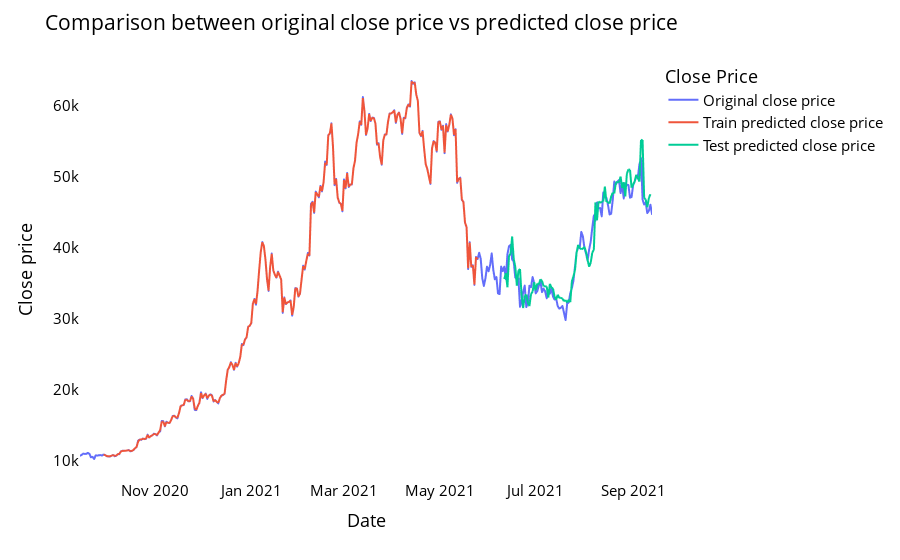

Write notebook code for a chart like this one.
### Code cell
# shift train predictions for plotting

look_back = time_step
trainPredictPlot = np.empty_like(closedf)
trainPredictPlot[:, :] = np.nan
trainPredictPlot[look_back : len(train_predict) + look_back, :] = train_predict
print('Train predicted data: ', trainPredictPlot.shape)

# shift test predictions for plotting
testPredictPlot = np.empty_like(closedf)
testPredictPlot[:, :] = np.nan
testPredictPlot[len(train_predict) + (look_back * 2) + 1 : len(closedf) - 1, :] = test_predict
print('Test predicted data: ', testPredictPlot.shape)

names = cycle(['Original close price', 'Train predicted close price', 'Test predicted close price'])

plotdf = pd.DataFrame({'date': close_stock['date'], 'original_close': close_stock['close'], 'train_predicted_close': trainPredictPlot.reshape(1, -1)[0].tolist(), 'test_predicted_close' : testPredictPlot.reshape(1, -1)[0].tolist()})

fig = px.line(plotdf, x = plotdf['date'], y = [plotdf['original_close'], plotdf['train_predicted_close'], plotdf['test_predicted_close']], labels = {'value': 'Close price', 'date': 'Date'})
fig.update_layout(title_text = 'Comparison between original close price vs predicted close price', plot_bgcolor = 'white', font_size = 15, font_color = 'black', legend_title_text = 'Close Price')
fig.for_each_trace(lambda t: t.update(name = next(names)))

fig.update_xaxes(showgrid = False)
fig.update_yaxes(showgrid = False)
fig.show()

### Figure 1 — Plotly figure (JSON) as saved in the notebook; plotly's stock layout.template omitted (floating-point values rounded to 4 significant figures; data arrays with more than 128 entries replaced by an {"elided": "..."} marker saying what was removed)
{"data": [{"hovertemplate": "variable=original_close<br>Date=%{x}<br>Close price=%{y}<extra></extra>", "legendgroup": "original_close", "line": {"color": "#636efa", "dash": "solid"}, "marker": {"symbol": "circle"}, "mode": "lines", "name": "Original close price", "showlegend": true, "type": "scattergl", "x": {"elided": "365 str values"}, "xaxis": "x", "y": {"elided": "365 float values"}, "yaxis": "y"}, {"hovertemplate": "variable=train_predicted_close<br>Date=%{x}<br>Close price=%{y}<extra></extra>", "legendgroup": "train_predicted_close", "line": {"color": "#EF553B", "dash": "solid"}, "marker": {"symbol": "circle"}, "mode": "lines", "name": "Train predicted close price", "showlegend": true, "type": "scattergl", "x": {"elided": "365 str values"}, "xaxis": "x", "y": {"elided": "365 float values"}, "yaxis": "y"}, {"hovertemplate": "variable=test_predicted_close<br>Date=%{x}<br>Close price=%{y}<extra></extra>", "legendgroup": "test_predicted_close", "line": {"color": "#00cc96", "dash": "solid"}, "marker": {"symbol": "circle"}, "mode": "lines", "name": "Test predicted close price", "showlegend": true, "type": "scattergl", "x": {"elided": "365 str values"}, "xaxis": "x", "y": {"elided": "365 float values"}, "yaxis": "y"}], "layout": {"font": {"color": "black", "size": 15}, "legend": {"title": {"text": "Close Price"}, "tracegroupgap": 0}, "margin": {"t": 60}, "plot_bgcolor": "white", "title": {"text": "Comparison between original close price vs predicted close price"}, "xaxis": {"anchor": "y", "domain": [0, 1], "showgrid": false, "title": {"text": "Date"}}, "yaxis": {"anchor": "x", "domain": [0, 1], "showgrid": false, "title": {"text": "Close price"}}}}
